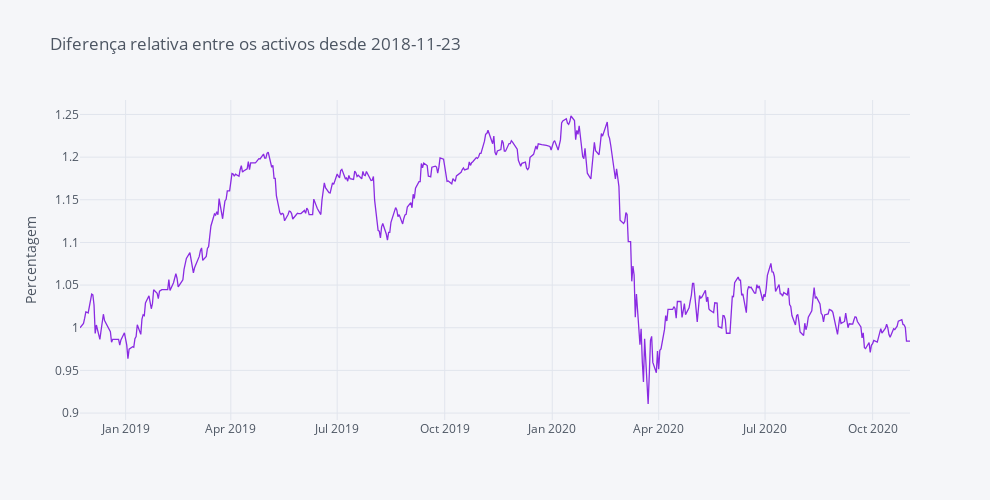

Notebook cell for this chart:
### Code cell
(fundos_norm.iloc[:, 0] / fundos_norm.iloc[:, 1]).iplot(title='Diferença relativa entre os activos desde ' + begin, yTitle='Percentagem', dimensions=(990, 500), color='blueviolet')

### Figure 1 — Plotly figure (JSON) as saved in the notebook; plotly's stock layout.template omitted (floating-point values rounded to 4 significant figures; data arrays with more than 128 entries replaced by an {"elided": "..."} marker saying what was removed)
{"data": [{"line": {"color": "rgba(138, 43, 226, 1.0)", "dash": "solid", "shape": "linear", "width": 1.3}, "mode": "lines", "name": "None", "text": "", "type": "scatter", "x": {"elided": "516 str values"}, "y": {"elided": "516 float values"}}], "layout": {"height": 500, "legend": {"bgcolor": "#F5F6F9", "font": {"color": "#4D5663"}}, "paper_bgcolor": "#F5F6F9", "plot_bgcolor": "#F5F6F9", "title": {"font": {"color": "#4D5663"}, "text": "Diferença relativa entre os activos desde 2018-11-23"}, "width": 990, "xaxis": {"autorange": true, "gridcolor": "#E1E5ED", "range": ["2018-11-23", "2020-11-02"], "showgrid": true, "tickfont": {"color": "#4D5663"}, "title": {"font": {"color": "#4D5663"}, "text": ""}, "type": "date", "zerolinecolor": "#E1E5ED"}, "yaxis": {"autorange": true, "gridcolor": "#E1E5ED", "range": [0.8918, 1.267], "showgrid": true, "tickfont": {"color": "#4D5663"}, "title": {"font": {"color": "#4D5663"}, "text": "Percentagem"}, "type": "linear", "zerolinecolor": "#E1E5ED"}}}
